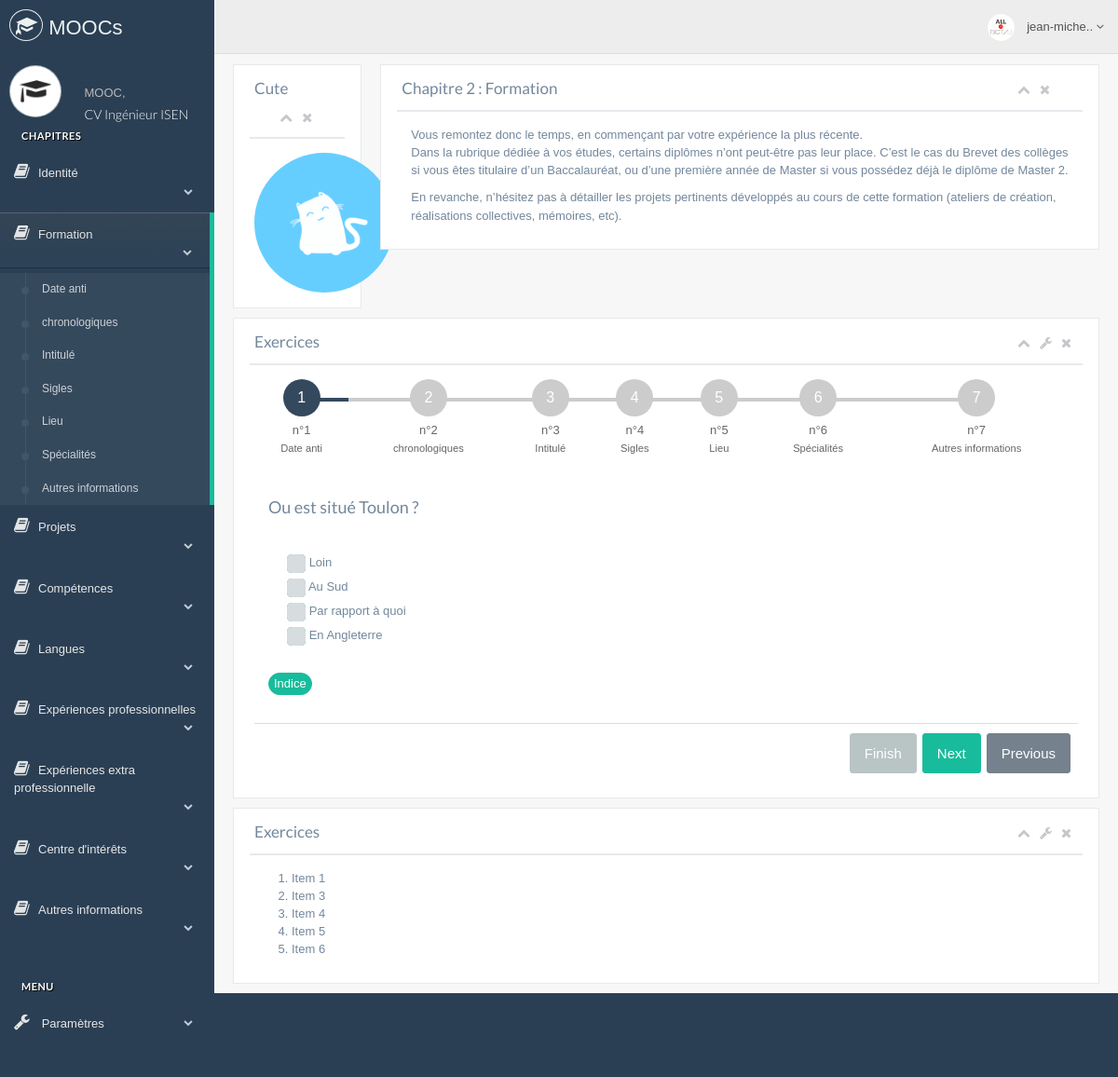
Page /app/modules/mooc.php?idM=1&idC=2&numC=2 (signed in) on the earlier database version.
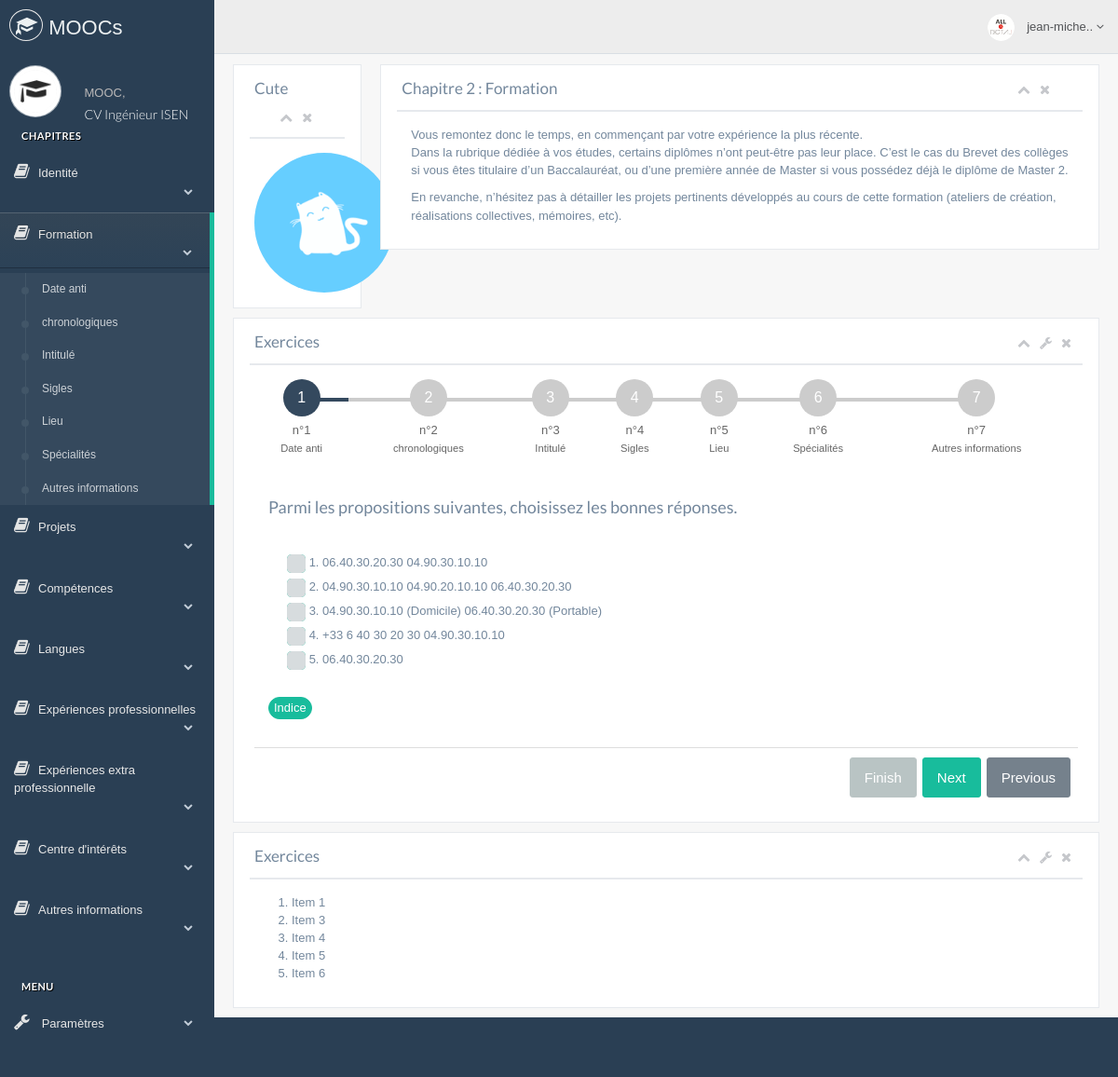
Same page on the later database version.
### tables this page shows
CREATE TABLE IF NOT EXISTS `mooc` (
  `id_mooc` int(11) NOT NULL AUTO_INCREMENT,
  `nom_mooc` varchar(100) DEFAULT NULL,
  `matiere` varchar(100) DEFAULT NULL,
  `description` varchar(8000) DEFAULT NULL,
  `prerequis` varchar(100) DEFAULT NULL,
  `duree` int(11) DEFAULT NULL,
  `note` int(11) DEFAULT NULL,
  `nb_chap` int(11) DEFAULT NULL,
  PRIMARY KEY (`id_mooc`)
);

CREATE TABLE IF NOT EXISTS `chapitre` (
  `id_chapitre` int(11) NOT NULL AUTO_INCREMENT,
  `numero` int(11) NOT NULL,
  `titre` varchar(100) DEFAULT NULL,
  `partie` varchar(8000) DEFAULT NULL,
  `id_mooc` int(11) DEFAULT NULL,
  PRIMARY KEY (`id_chapitre`),
  KEY `FK_chapitre_id_mooc` (`id_mooc`)
);

CREATE TABLE IF NOT EXISTS `qcm` (
  `id_qcm` int(11) NOT NULL AUTO_INCREMENT,
  `question` varchar(8000) DEFAULT NULL,
  `reponse_qcm` varchar(8000) DEFAULT NULL,
  `solution` varchar(8000) DEFAULT NULL,
  `indice_qcm` varchar(8000) DEFAULT NULL,
  `id_exercice` int(11) DEFAULT NULL,
  PRIMARY KEY (`id_qcm`),
  KEY `FK_qcm_id_exercice` (`id_exercice`)
);

### app/includes/requeteMooc.php (the view, shortened to what the rows shown need)
<?php
	function titreMooc($idMooc,$bdd)
	{
		$selectChap = $bdd->prepare("SELECT * FROM mooc");
		$selectChap->execute();
		$lignesChap = $selectChap->fetchAll();
		echo'<h2><a style="text-decoration:none; color:white;" href="../../app/modules/mooc.php?idM='.$idMooc.'">'.$lignesChap[$idMooc-1]["nom_mooc"].'</a></h2>';
	}
	function creationWizardStep($idMooc,$numChap,$idChap,$bdd) {
		try{
			$selectChap = $bdd->prepare("SELECT * FROM chapitre WHERE id_mooc = $idMooc");
			$selectChap->execute();
			$lignesChap = $selectChap->fetchAll();
			if(sizeof($lignesChap) == 0){
			echo 'Aucun chapitre présent';
			}
			else{
				$partie = $lignesChap[$numChap-1]["partie"];
				$tabPartie = preg_split('[-]', $partie);
					echo'<ul class="wizard_steps" style="padding-left: 0px;">';
							for($ipart = 0; $ipart < sizeof($tabPartie) ; $ipart++)
							{
								echo '<li>
								<a style="text-decoration:none; cursor:default;" href="#step-'.($ipart+1).' ">
									<span class="step_no">'.($ipart+1).'</span>
									<span class="step_descr">
								n°'.($ipart+1).'<br />
								<small>'.$tabPartie[$ipart].'</small>
									</span>
								</a>
						</li>';
							}
					echo'</ul></li>';
				if ($idMooc !=0  && $numChap !=0)
				{
					for($i = 0; $i < sizeof($tabPartie) ; $i++)
					{
						echo '<div id="step-'.($i+1).'">
						<div class="panel-body" style="display: block;">';
						$erreur = afficheChapitreExos($idMooc,$idChap,$bdd,$i);
						echo '</div>
						</div>';
					}
				}
				else{
					$valid = 0;
					echo'erreur';
					}
			}
		}
		catch (Exception $e) {
		echo $e->errorMessage();
  		echo "->erreur creationWizardStep()";
		}
	}
	function chapitresplusSousPartie($idMooc,$bdd)
	{
		$stringAvancement='';
		if ((isset($_SESSION['login'])) && (!empty($_SESSION['login']))){
			$user=$_SESSION['id_user'];
			try {
		        $select = $bdd->prepare("SELECT * FROM suivre WHERE id_user = '$user' AND id_mooc = '$idMooc'");
		        $select->execute();
		        $lignes = $select->fetchAll();
		         $stringAvancement = $lignes[0]["avancement"];
		    } catch (Exception $e) {
		        echo $e->errorMessage();
		        echo "->erreur<br>";
		    }
		}
		try{
			$selectChap = $bdd->prepare("SELECT * FROM chapitre WHERE id_mooc = $idMooc");
			$selectChap->execute();
			$lignesChap = $selectChap->fetchAll();
			if(sizeof($lignesChap) == 0){
				echo 'Aucun chapitre présent';
			}
			else
			{
				for($i = 0; $i<sizeof($lignesChap); $i++)
				{
					$id_chap_tiret = '-'.($i+1);
					if (strpos($stringAvancement, $id_chap_tiret) !== false) {
						echo '<li><a style=""  ><i class="fa fa-check-circle"></i>'.$lignesChap[$i]["titre"].'<br><span class="fa fa-chevron-down"></span><br></a>';
						$partie = $lignesChap[$i]["partie"];
						$tabPartie = array();
						$tabPartie = preg_split('[-]', $partie);
							 echo' <ul class="nav child_menu" style="display: none">';
									for($ipart = 0; $ipart < sizeof($tabPartie) ; $ipart++)
									{
										echo '<li><a href="../../app/modules/mooc.php?idM='.$idMooc.'&amp;idC='.$lignesChap[$i]["id_chapitre"].'&amp;numC='.$lignesChap[$i]["numero"].'"">'.$tabPartie[$ipart].'</a></li>';
									}
							echo'</ul></li>';
					}else{
						echo '<li><a><i class="fa fa-book"></i>'.$lignesChap[$i]["titre"].'<br><span class="fa fa-chevron-down"></span><br></a>';
						$partie = $lignesChap[$i]["partie"];
						$tabPartie = preg_split('[-]', $partie);
							 echo' <ul class="nav child_menu" style="display: none">';
									for($ipart = 0; $ipart < sizeof($tabPartie) ; $ipart++)
									{
										echo '<li><a href="../../app/modules/mooc.php?idM='.$idMooc.'&amp;idC='.$lignesChap[$i]["id_chapitre"].'&amp;numC='.$lignesChap[$i]["numero"].'"">'.$tabPartie[$ipart].'</a></li>';
									}
							echo'</ul></li>';
					}
				}
			}
		}
		catch (Exception $e) {
			echo $e->errorMessage();
  			echo "->erreur chapitresplusSousPartie()";
		}
	}
	function idParNumeroExo($idMooc,$idChap,$bdd,$numeroExo)
	{
		try{
			$selectChap = $bdd->prepare("SELECT * FROM chapitre WHERE id_mooc = $idMooc");
			$selectChap->execute();
			$lignesChap = $selectChap->fetchAll();
			$selectExo = $bdd->prepare("SELECT * FROM exercice WHERE id_chapitre = $idChap");
			$selectExo->execute();
			$lignesExo = $selectExo->fetchAll();
			if(sizeof($lignesExo) != 0 && $numeroExo<sizeof($lignesExo))
			{
				$idExo = $lignesExo[$numeroExo]["id_exercice"];
				if(sizeof($lignesExo) != 0)
				{
					return $idExo;
				}
			}
			else
			{
				return -1;
			}
		}
		catch (Exception $e) {
		echo $e->errorMessage();
  		echo "->erreur idParNumeroExo()";
		}
	}
	function afficheChapitreExos($idMooc,$idChapitre,$bdd,$numeroExercice)
	{
		try{
			if($idChapitre != -1)
			{
				$idExercice = idParNumeroExo($idMooc,$idChapitre,$bdd,$numeroExercice);
				if($idExercice != -1)
				{
					exoQcm($idMooc,$idChapitre,$idExercice,$bdd,$numeroExercice);
				}
				else{
					return -1;
				}
			}
		}
		catch (Exception $e) {
		echo $e->errorMessage();
  		echo "->erreur afficheChapitreExos()";
		}
	}
?>

### app/includes/qcm.php (shortened to what the rows shown need)
<?php
	function exoQcm($idMooc,$idChap,$idExo,$bdd,$numeroExo)
	{
		try{
			$selectChap = $bdd->prepare("SELECT * FROM chapitre WHERE id_mooc = $idMooc");
			$selectChap->execute();
			$lignesChap = $selectChap->fetchAll();
			$selectExo = $bdd->prepare("SELECT * FROM exercice WHERE id_chapitre = $idChap");
			$selectExo->execute();
			$lignesExo = $selectExo->fetchAll();
			$selectqcm = $bdd->prepare("SELECT * FROM qcm WHERE id_exercice = $idExo");
			$selectqcm->execute();
			$lignesQcm = $selectqcm->fetchAll();
			for($i = 0; $i < sizeof($lignesQcm) ; $i++)
			{
				$reponse = $lignesQcm[$i]["reponse_qcm"];
				$tab = preg_split('[-]', $reponse);
				 echo'<div class="form-group">
					<h2 class="StepTitle center">'.$lignesQcm[$i]["question"].'</h2><br>';
								for($itab = 0; $itab < sizeof($tab) ; $itab++)
								{
									if($tab[$itab] == "oui" || $tab[$itab] == "non")
									{
										if($tab[$itab] == "oui")
										{
										echo'<div id="ck-button">
											   <label>
												  <input type="checkbox" name="'.$tab[$itab].'" value="1"><span>'.$tab[$itab].'</span>
											   </label>
											</div>';
										}
										else if($tab[$itab] == "non")
										{
										echo'<div id="ck-button">
											   <label>
												  <input type="checkbox"name="'.$tab[$itab].'" value="1"><span>'.$tab[$itab].'</span>
											   </label>
											</div><br>';
										}
									}
									else{
										echo '<div class="checkbox center">
											<label class="hover">
												<div class="icheckbox_flat-green checked hover" style="position: relative;"><input type="checkbox" name="'.$tab[$itab].'" class="flat"  style="position: absolute; opacity: 0;"><ins class="iCheck-helper" style="position: absolute; top: 0%; left: 0%; display: block; width: 100%; height: 100%; margin: 0px; padding: 0px; border: 0px; opacity: 0; background: rgb(255, 255, 255);"></ins></div>
												'.$tab[$itab].'<br>
											</label>
										</div>';
									}
								}
				echo' </div><br>';
				echo '<button type="button" class="myindice btn btn-round btn-success btn-xs" value="'.$idExo.'">Indice</button>';
			}
		}
		catch (Exception $e) {
		echo $e->errorMessage();
  		echo "->erreur afficheChapitreExos()";
		}
	}
?>

Differences in the rows shown:
changed qcm: question "Ou est situé Toulon ?" → "Parmi les propositions suivantes, choisissez les bonnes réponses."; reponse_qcm "Loin-Au Sud-Par rapport à quoi-En Angleterre " → "1.\t06.40.30.20.30\n\t\t04.90.30.10.10\n-2.\t04.90.30.10.10\n\t\t04.90.20.10.10\n06.40.30.20.30\n-\n3.\t04.90.30.10.10 (Domicile)\n\t\t06.40.30.20.30 (Portable)\n-4.\t+33 6 40 30 20 30\n\t\t04.90.30.10.10\n-5.\t06.40.30.20.30" (drawn)
Other differences:
list line gone: "Loin Au Sud Par rapport à quoi En Angleterre"
new list line: "1. 06.40.30.20.30 04.90.30.10.10 2. 04.90.30.10.10 04.90.20.10.10 06.40.30.20.30 3. 04.90.30.10.10 (Domicile) 06.40.30.20.30 (Portable) 4. +33 6 40 30 20 30 04.90.30.10.10 5. 06.40.30.20.30"
